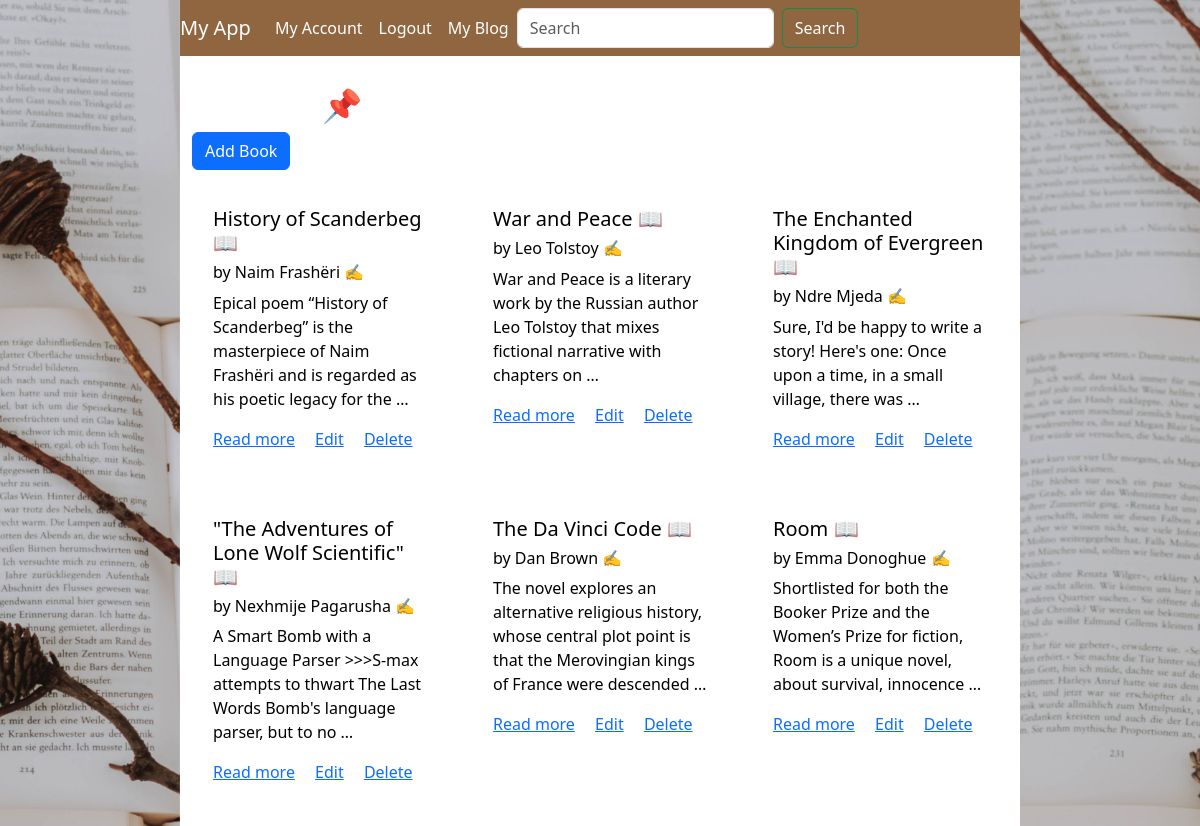
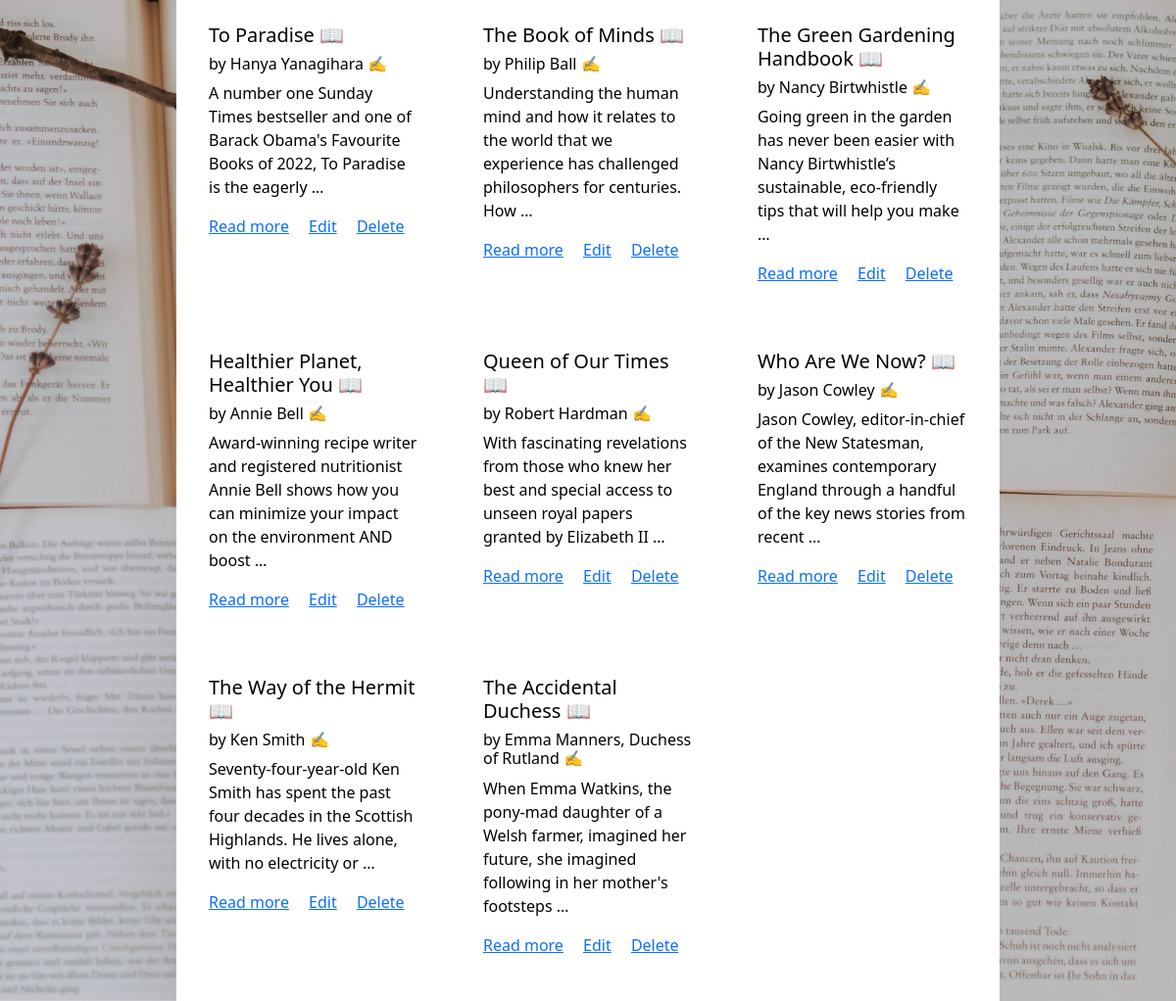
The page / (signed in) on the database its author committed (2 pictures, top to bottom).
### my_app/models.py (models this page shows, shortened)
class BlogPost(models.Model):
    title = models.CharField(max_length=255)
    author = models.CharField(max_length=255)
    content = models.TextField()
    upload = models.FileField(
        upload_to='uploads/',
        blank=True,
        null=True,
        validators=[
            FileExtensionValidator(allowed_extensions=['pdf', 'txt', 'doc', 'docx', 'dot', 'dotx'])
        ]
    )
    cover_image = models.ImageField(upload_to='blog_covers/', blank=True, null=True)
    created_at = models.DateTimeField(auto_now_add=True)
    updated_at = models.DateTimeField(auto_now=True)

### my_app/views.py (the view)
# urls.py: path('', views.BlogPostListView.as_view(), name='blog_post_list'),
@method_decorator(login_required, name='dispatch')
class BlogPostListView(ListView):
    model = BlogPost
    template_name = 'blog_post_list.html'
    context_object_name = 'blog_posts'

### my_app/templates/blog_post_list.html (shortened to what this page needs)
{% extends 'base.html' %}
{% load static %}
{% block content %}
<head>
  <link rel="stylesheet" href="{% static 'css/blog_list1.css' %}">
</head>
<h2 style="color: white;">My Blog &#128204;</h2>
<a href="{% url 'blog_post_create' %}" class="btn btn-primary mb-3">Add Book</a>
  <div class="row">
    {% for blog_post in blog_posts %}
  <div class="col-md-4 mb-4">
    <div class="card" style="background-color: white; color: black; border:2px solid white; border-style: double; border-width: 5px;">
      <div class="card-body">
        <h5 class="card-title">{{ blog_post.title }} &#128214;</h5>
        <h6 style="color: black;">by {{ blog_post.author }} &#9997;</h6>
        <p class="card-text">{{ blog_post.content|truncatewords:20 }}</p>
        <a href="{% url 'blog_post_detail' blog_post.pk %}" class="card-link">Read more</a>
        <a href="{% url 'blog_post_update' blog_post.pk %}" class="card-link">Edit</a>
        <a href="{% url 'blog_post_delete' blog_post.pk %}" class="card-link">Delete</a>
      </div>
    </div>
  </div>
{% endfor %}
  </div>
{% endblock %}

### my_app/templates/base.html (shortened to what this page needs)
{% load static %}
<!DOCTYPE html>
<html>
  <head>
    <link href="https://cdn.jsdelivr.net/npm/bootstrap@5.3.0-alpha1/dist/css/bootstrap.min.css" rel="stylesheet" />
    <link rel="stylesheet" href="{% static 'css/styles.css' %}">
  </head>
  <body>
    <div class="left-background"></div>
    <div class="right-background"></div>
    <div class="wrapper">
      <nav class="navbar navbar-expand-lg navbar-light" style="background-color: #8f663f; color: black;">
        <a class="navbar-brand" style="color: white;" href="{% url 'blog_post_list' %}">My App</a>
        <div class="collapse navbar-collapse" id="navbarSupportedContent">
          <ul class="navbar-nav me-auto">
            {% if user.is_authenticated %}
              <li class="nav-item">
                <a class="nav-link" style="color: white;" href="{% url 'user_profile_detail' user.pk %}">
                  My Account
                </a>
              </li>
              <li class="nav-item">
                <form action="{% url 'logout' %}" method="post" style="display:inline;">
                  <button class="btn btn-link nav-link" style="color: white; text-decoration:none;">
                    Logout
                  </button>
                </form>
              </li>
            {% endif %}
            <li class="nav-item">
              <a class="nav-link" style="color: white;" href="{% url 'blog_post_list' %}">My Blog</a>
            </li>
            <form class="d-flex" id="search-form">
              <input class="form-control me-2" type="search" placeholder="Search" aria-label="Search" id="search-input">
              <button class="btn btn-outline-success" style="color: white;" type="submit">
                Search
              </button>
            </form>
          </ul>
        </div>
      </nav>
      <main>
        <div class="container">
          {% block content %}{% endblock %}
        </div>
      </main>
    </div>
  </body>
</html>

### my_app/static/css/styles.css (style rules this page uses)
main .container { margin-top: 30px; }
.navbar-light { background-color: #023020; color: #f6f6f6; }

### my_app/static/css/blog_list1.css (style rules this page uses)
.card { background-color: rgb(238, 225, 180); animation-name: example1; animation-duration: 4s; animation-iteration-count: infinite; }

### rows shown on the page
BlogPost: title "History of Scanderbeg", author "Naim Frashëri", content "Epical poem “History of Scanderbeg” is the masterpiece of Naim Frashëri and is regarded as his poetic legacy for the …"
BlogPost: title "War and Peace", author "Leo Tolstoy", content "War and Peace is a literary work by the Russian author Leo Tolstoy that mixes fictional narrative with chapters on …"
BlogPost: title "The Enchanted Kingdom of Evergreen", author "Ndre Mjeda", content "Sure, I'd be happy to write a story! Here's one: Once upon a time, in a small village, there was …"
BlogPost: title "\"The Adventures of Lone Wolf Scientific\"", author "Nexhmije Pagarusha", content "A Smart Bomb with a Language Parser >>>S-max attempts to thwart The Last Words Bomb's language parser, but to no …"
BlogPost: title "The Da Vinci Code", author "Dan Brown", content "The novel explores an alternative religious history, whose central plot point is that the Merovingian kings of France were descended …"
BlogPost: title "Room", author "Emma Donoghue", content "Shortlisted for both the Booker Prize and the Women’s Prize for fiction, Room is a unique novel, about survival, innocence …"
BlogPost: title "To Paradise", author "Hanya Yanagihara", content "A number one Sunday Times bestseller and one of Barack Obama's Favourite Books of 2022, To Paradise is the eagerly …"
BlogPost: title "The Book of Minds", author "Philip Ball", content "Understanding the human mind and how it relates to the world that we experience has challenged philosophers for centuries. How …"
BlogPost: title "The Green Gardening Handbook", author "Nancy Birtwhistle", content "Going green in the garden has never been easier with Nancy Birtwhistle’s sustainable, eco-friendly tips that will help you make …"
BlogPost: title "Healthier Planet, Healthier You", author "Annie Bell", content "Award-winning recipe writer and registered nutritionist Annie Bell shows how you can minimize your impact on the environment AND boost …"
BlogPost: title "Queen of Our Times", author "Robert Hardman", content "With fascinating revelations from those who knew her best and special access to unseen royal papers granted by Elizabeth II …"
BlogPost: title "Who Are We Now?", author "Jason Cowley", content "Jason Cowley, editor-in-chief of the New Statesman, examines contemporary England through a handful of the key news stories from recent …"
BlogPost: title "The Way of the Hermit", author "Ken Smith", content "Seventy-four-year-old Ken Smith has spent the past four decades in the Scottish Highlands. He lives alone, with no electricity or …"
BlogPost: title "The Accidental Duchess", author "Emma Manners, Duchess of Rutland", content "When Emma Watkins, the pony-mad daughter of a Welsh farmer, imagined her future, she imagined following in her mother's footsteps …"
